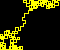

Recreate this plot in Python.
"""Avek sa kan dan la man"""
from level_generator.generator_imports import *

class Direction(Enum):
    """Class that contains Direction vectors"""
    UP = (0, -1)
    DOWN = (0, 1)
    LEFT = (-1, 0)
    RIGHT = (1, 0)

def first_direction(start_point:tuple[int]) -> Direction:
    """Return start direction on base of start point"""
    x, y = start_point
    if x == 0:
        return Direction.RIGHT
    elif x == Window.TILES_IN_WIDTH-1:
        return Direction.LEFT
    elif y == 0:
        return Direction.DOWN
    else:
        return Direction.UP

def init_probs(probability:dict, first_direction:Direction, max_prob:int) -> None:
    """Change all probabilities to zero and than change the starting direction probability to 100 %"""
    for direction in Direction:
        probability[direction.value] = 0

    probability[first_direction.value] = max_prob

def update_probs(probability:dict, last_direction:Direction, pref_directions:list, prob_decrease:int) -> None:
    """Update the probability after going in the same direction"""

    
    #Sníží probabilitu o 1 prob. decrease
    probability[last_direction.value] -= prob_decrease

    #Přidá probability do 2 zbývajících směrů (směry kolmé na předchozí)
    x, y = last_direction.value
    if (y, x) in pref_directions:
        probability[(y, x)] += (prob_decrease // Config_lvl_gen.PROB_DIVISOR)*(Config_lvl_gen.PROB_NUMERATOR)
        probability[(-y, -x)] += (prob_decrease // Config_lvl_gen.PROB_DIVISOR)*(Config_lvl_gen.PROB_DIVISOR - Config_lvl_gen.PROB_NUMERATOR)
    else:
        probability[(y, x)] += (prob_decrease // Config_lvl_gen.PROB_DIVISOR)*(Config_lvl_gen.PROB_DIVISOR-Config_lvl_gen.PROB_NUMERATOR)
        probability[(-y, -x)] += (prob_decrease // Config_lvl_gen.PROB_DIVISOR)*(Config_lvl_gen.PROB_NUMERATOR)

    #Preferovat smery od startu, rozdelit na mensi casti

def pref_directions(start_point:tuple[int]) -> list[Direction]:
    """"Return preferable directions from start point"""
    x, y = start_point
    pref_directions =[]
    if x > Window.TILES_IN_WIDTH//2:
        pref_directions.append(Direction.LEFT.value)
    else:
        pref_directions += [Direction.RIGHT.value]
    if y > Window.TILES_IN_HEIGHT//2:
        pref_directions += [Direction.UP.value]
    else:
        pref_directions += [Direction.DOWN.value]

    return pref_directions

def draw_point(x:int, y:int, img:Image)->None:
    """Create 1 point on a specific pixel on the image"""
    img.putpixel((x, y), Colors.PATH)

def draw_start(x:int, y:int, img:Image)->None:
    """Draw start point"""
    img.putpixel((x, y), Colors.START)

def draw_end(x:int, y:int, img:Image)->None:
    """Create 1 point on a specific pixel on the image"""
    img.putpixel((x, y), Colors.END)

def my_random_direction(probability:dict) -> Direction:
    """Return a random direction based on probabilities"""
    vectors_probability = []
    for i in range(probability[Direction.UP.value]):
        vectors_probability.append(Direction.UP)
    for i in range(probability[Direction.DOWN.value]):
        vectors_probability.append(Direction.DOWN)
    for i in range(probability[Direction.RIGHT.value]):
        vectors_probability.append(Direction.RIGHT)
    for i in range(probability[Direction.LEFT.value]):
        vectors_probability.append(Direction.LEFT)
    
    return random.choice(vectors_probability)

def move_to(rnd_direction:Direction, x:int, y:int) -> tuple:
    """Change x, y to a new value based on the Direction"""
    x += rnd_direction.value[0]
    y += rnd_direction.value[1]
    return x, y

def end_points(start_point:tuple)->list[tuple]:
    """Creates a list of coords of legal end points"""
    if start_point[0] == 0:
        return [(Window.TILES_IN_WIDTH-1, y) for y in range(Window.TILES_IN_HEIGHT)]
    elif start_point[1] == 0:
        return [(x, Window.TILES_IN_HEIGHT-1) for x in range(Window.TILES_IN_WIDTH)]
    elif start_point[0] == Window.TILES_IN_WIDTH-1:
        return [(0, y) for y in range(Window.TILES_IN_HEIGHT)]
    else:
        return [(x, 0) for x in range(Window.TILES_IN_WIDTH)]

def legal_move(x:int, y:int):
    return 0<=x<Window.TILES_IN_WIDTH and 0<=y<Window.TILES_IN_HEIGHT

def generate_level(lvl:int):
    """Generate a level"""

    prob_decrease, min_straight_line, max_prob = Config_lvl_gen.PROBS[lvl]

    probability = {
        Direction.UP.value: 250,
        Direction.DOWN.value: 250,
        Direction.LEFT.value: 250,
        Direction.RIGHT.value: 250
    }

    img = Image.new('RGB', (Window.TILES_IN_WIDTH, Window.TILES_IN_HEIGHT), color = Colors.BACKGROUND)

    #Vytvoří random start na random ose a pak vybere 1 start 
    start_osa_1 = 0, random.randint(5, Window.TILES_IN_HEIGHT-5)
    start_osa_2 = random.randint(5, Window.TILES_IN_WIDTH-5), 0
    start_osa_3 = Window.TILES_IN_WIDTH-1, random.randint(5, Window.TILES_IN_HEIGHT-5)
    start_osa_4 = random.randint(5, Window.TILES_IN_WIDTH-5), Window.TILES_IN_HEIGHT-1
    #Vybraný start
    chosen_start = random.choice([start_osa_1, start_osa_2, start_osa_3, start_osa_4])

    # Define the border pixels
    #border_pixels = set(
    #    [(x, 0) for x in range(Window.WIDTH)] + 
    #    [(x, Window.HEIGHT-1) for x in range(Window.WIDTH)] + 
    #    [(0, y) for y in range(1, Window.HEIGHT-1)] + 
    #    [(Window.WIDTH-1, y) for y in range(1, Window.HEIGHT-1)]
    #)

    #Start direction
    first_direction_1 = first_direction(chosen_start)

    #Initialize probabilities
    init_probs(probability, first_direction_1, max_prob)

    x, y = chosen_start

    #Posunese o pixel dál
    x, y = x+first_direction_1.value[0], y+first_direction_1.value[1]
    draw_point(x, y, img)
    last_direction = first_direction_1

    pref_directions_1 = pref_directions(chosen_start)

    end_points_1 = end_points(chosen_start)
    counter = 0 #Počet kroků rovně

    while (x, y) not in end_points_1:

        direction = my_random_direction(probability)
        while not legal_move(*move_to(direction, x, y)):
            direction = my_random_direction(probability)
            if probability[direction.value] == max_prob:
                update_probs(probability, direction, pref_directions_1, prob_decrease)
            
        x, y = move_to(direction, x, y)
        draw_point(x, y, img)

        if direction == last_direction:
            if counter > min_straight_line:
                update_probs(probability, last_direction, pref_directions_1, prob_decrease)
            else:
                counter += 1
        else:
            init_probs(probability, direction, max_prob)
            last_direction = direction
            counter = 0

    #Nakreslí konec
    draw_end(x, y, img)

    x, y = chosen_start
    #Nakreslí start
    draw_start(*chosen_start, img)

    # Save the image
    img.save(f"assets/level_maps/level_{lvl}.png")
